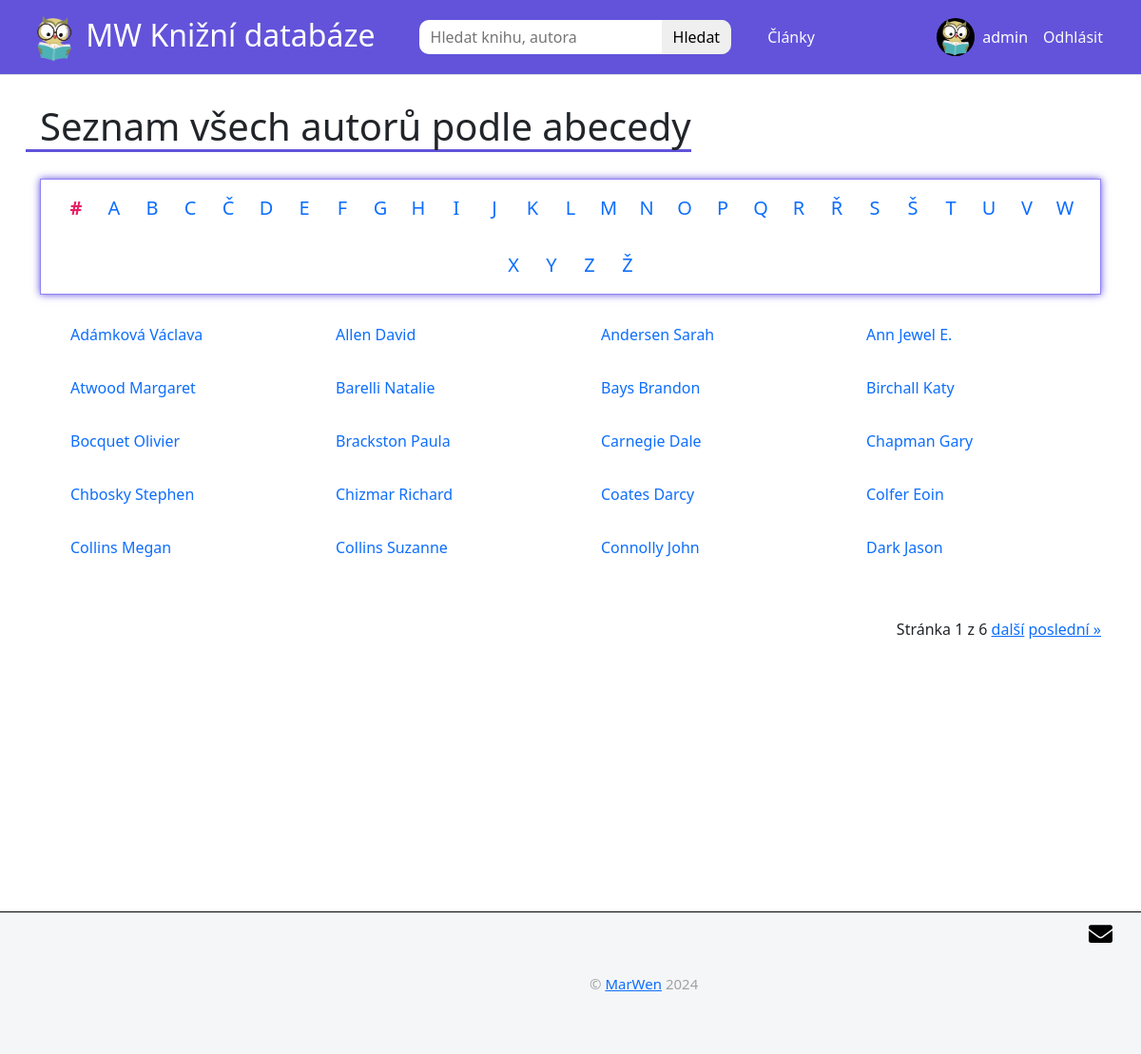
/vsichni-autori/ (signed in), run on the app's committed database.
### members/models.py (models this page shows, shortened)
class Profile(models.Model):
    user = models.OneToOneField(User, null=True, on_delete=models.CASCADE)
    bio = models.TextField(null=True)
    profile_pic = models.ImageField(null=True, blank=True, upload_to="images/profile")
    slug = models.SlugField(null=True, blank=True)

### knihy/models.py (models this page shows, shortened)
class Author(models.Model):
    first_name = models.CharField(max_length=50, default="")
    last_name = models.CharField(max_length=50, null=True, blank=True)
    slug = models.SlugField(max_length=50, null=True, blank=True)
    class Meta:
        ordering = ["last_name"]

### knihy/views.py (the view)
# urls.py: path("vsichni-autori/", AllAuthorsView.as_view(), name="vsichni-autori"),
class AllAuthorsView(ListView):
    model = Author
    template_name = "vsichni-autori.html"
    paginate_by = 20
    def get_queryset(self):
        return Author.objects.order_by("last_name")
    def get_context_data(self, **kwargs):
        context = super().get_context_data(**kwargs)
        all_authors = self.get_queryset()
        paginator = Paginator(all_authors, self.paginate_by)
        page = self.request.GET.get('page')
        try:
            context["all_authors"] = paginator.page(page)
        except PageNotAnInteger:
            context["all_authors"] = paginator.page(1)
        except EmptyPage:
            context["all_authors"] = paginator.page(paginator.num_pages)
        return context

### knihy/templates/vsichni-autori.html (shortened to what this page needs)
{% extends "base.html" %}
{% block content %}
<h1>Seznam všech autorů podle abecedy</h1>
<div class="abeceda-autoru">
    <ul>
        <li>
            <a href="{% url 'vsichni-autori' %}" class="active">#</a>
        </li>
        {% for char in 'ABCČDEFGHIJKLMNOPQRŘSŠTUVWXYZŽ' %}
        <li>
            <a href="{% url 'vsichni-autori-abecedne' char %}">{{ char }}</a>
        </li>
        {% endfor %}
    </ul>
</div>
<div class="abc-authors">
    {% for author in all_authors %}
    <ul>
        <li>
            <a href="{% url 'detail-autora' author.slug %}">
                <p>{{ author.last_name }} {{ author.first_name }}</p>
            </a>
        </li>
    </ul>
    {% endfor %}
</div>
<div class="pagination">
    <span class="step-links">
        <span class="current">
            Stránka {{ all_authors.number }} z {{ all_authors.paginator.num_pages }}
        </span>
        {% if all_authors.has_next %}
            <a href="?page={{ all_authors.next_page_number }}">další</a>
            <a href="?page={{ all_authors.paginator.num_pages }}">poslední &raquo;</a>
        {% endif %}
    </span>
</div>
{% endblock %}

### databaze_eknih/templates/base.html (shortened to what this page needs)
{% load static %}
<!doctype html>
<html lang="cs">
    <head>
        <link rel="stylesheet" href="https://cdnjs.cloudflare.com/ajax/libs/font-awesome/5.15.4/css/all.min.css">
        <link rel="stylesheet" href="{% static 'css/style.css' %}">
        <link href="https://cdn.jsdelivr.net/npm/bootstrap@5.3.2/dist/css/bootstrap.min.css" rel="stylesheet">
    </head>
    <body>
        <nav class="navbar border-bottom border-body navbar-expand-lg">
            <div class="container-fluid">
                <a class="navbar-brand text-white fs-2" href="{% url "home" %}">
                    <img class="logo" src="../../static/images/logo.webp"> MW Knižní databáze
                </a>
                <div class="collapse navbar-collapse" id="navbarSupportedContent">
                    <ul class="navbar-nav mb-lg-0">
                        <li class="nav-item">
                            <form class="d-flex" role="search" action="{% url 'vysledky-hledani' %}" method="get">
                                <input class="control" type="type" placeholder="Hledat knihu, autora" aria-label="Search" name="q">
                                <button class="search" type="submit">Hledat</button>
                            </form>
                        </li>
                    </ul>
                    <ul class="navbar-nav mb-2 mb-lg-0">
                        <li class="nav-item">
                            <a class="nav-link text-light" href="{% url "clanky" %}">Články</a>
                        </li>
                    </ul>
                    {% if user.is_authenticated %}
                    <ul class="navbar-nav ms-auto mb-2 mb-lg-0">
                        <li class="nav-item avatar">
                            <img src="../../media/{{ user.profile.profile_pic }}" alt="avatar">
                        </li>
                        <li class="nav-item">
                            <a href="{% url 'profil' user.profile.slug  %}" class="nav-link">{{ user.username }}</a>
                        </li>
                        <li class="nav-item">
                            <form method="post" action="{% url 'logout' %}">
                                <button type="submit" class="nav-link text-light">Odhlásit</button>
                            </form>
                        </li>
                    </ul>
                    {% endif %}
                </div>
            </div>
        </nav>
        <div class="container">
            {% block content %}
            {% endblock %}
        </div>
        <footer id="footer">
            <p class="copyright">&copy; <a href="https://mar6wen8.github.io/MarWen/">MarWen</a> 2024</p>
            <div>
                <a href="mailto:mar6wen8@gmail.com" target="_blank" aria-label="e-mail"><i class="fa fa-envelope"></i></a>
            </div>
        </footer>
    </body>
</html>

### static/css/style.css (style rules this page uses)
body { cursor: default; }
.container { display: flex; flex-wrap: wrap; align-content: flex-start; margin-bottom: 50px; min-height: 100vh; margin-top: 30px; }
.logo { width: 50px; }
form { width: 50%; }
.navbar { background: #6253da; }
.d-flex { margin: 0 30px; width: auto; }
.nav-item a { color: #ffffff; }
.nav-item img, .avatar { height: 40px; width: 40px; }
.nav-item img { border-radius: 50%; position: absolute; }
.avatar { margin: auto; }
.search { --bs-btn-padding-x: 0.75rem; --bs-btn-padding-y: 0.375rem; --bs-btn-border-radius: var(--bs-border-radius); padding: var(--bs-btn-padding-y) var(--bs-btn-padding-x); cursor: pointer; -webkit-user-select: none; -moz-user-select: none; user-select: none; border: 0px solid black; border-radius: 0 10px 10px 0; transition: color .15s ease-in-out,background-color .15s ease-in-out,border-color .15s ease-in-out,box-shadow .15s ease-in-out; }
form .control { display: block; width: 100%; padding: 0.375rem 0.75rem; font-size: 1rem; font-weight: 400; line-height: 1.5; color: var(--bs-body-color); -webkit-appearance: none; -moz-appearance: none; appearance: none; background-color: var(--bs-body-bg); background-clip: padding-box; border: none; border-radius: 10px 0 0 10px; transition: border-color .15s ease-in-out,box-shadow .15s ease-in-out; }
.ms-auto { margin-right: 20px; }
ul { padding: 0; }
.active { color: rgb(233, 30, 99)!important; font-weight: bold; }
h1::after { content: ""; display: block; height: 3px; background: #6253da; margin-left: -15px; }
.ten-books a, .ten-authors a, .genre a, .zanr a, .abc-authors a, .abeceda-autoru a, .vysl-autoru a, .vysl-knih a { text-decoration: none; }
.abeceda-autoru { display: flex; flex-wrap: wrap; width: 100%; justify-content: center; font-size: 20px; margin-top: 20px; border: 1px solid #8f82f6; box-shadow: 0 0 8px #6253da; }
.abeceda-autoru ul { display: flex; flex-wrap: wrap; justify-content: center; padding-left: 0rem; margin-bottom: 0rem; }
.abeceda-autoru li { display: flex; align-content: center; flex-wrap: wrap; justify-content: center; list-style-type: none; width: 40px; line-height: 40px; }
.abeceda-autoru a { padding: 10px; }
.abc-authors { display: grid; grid-template-columns: 1fr 1fr 1fr 1fr; width: 100%; margin: 30px auto; }
.abc-authors ul { list-style: none; }
.pagination { width: 100%; justify-content: flex-end; }
footer { display: flex; padding: 10px; justify-content: space-between; background-color: #f5f6f7; z-index: 10; position: relative; height: 150px; border-top: 1px solid black; }
#footer .copyright { color: #9fa3a6; font-size: 15px; margin: auto 20px; left: 50%; position: relative; }
.fa { font-family: "Font Awesome 5 Free" }
.fab, .fa { margin: 0 20px; font-size: 25px; color: #000000; font-weight: 900; font-style: normal; display: inline-block; }
.fa-envelope:before { content: "\f0e0" }
@media (min-width: 1200px) { .fs-2 { margin-left: 20px; } }

### data on the page
Author: last_name "Adámková", first_name "Václava"
Author: last_name "Allen", first_name "David"
Author: last_name "Andersen", first_name "Sarah"
Author: last_name "Ann", first_name "Jewel E."
Author: last_name "Atwood", first_name "Margaret"
Author: last_name "Barelli", first_name "Natalie"
Author: last_name "Bays", first_name "Brandon"
Author: last_name "Birchall", first_name "Katy"
Author: last_name "Bocquet", first_name "Olivier"
Author: last_name "Brackston", first_name "Paula"
Author: last_name "Carnegie", first_name "Dale"
Author: last_name "Chapman", first_name "Gary"
Author: last_name "Chbosky", first_name "Stephen"
Author: last_name "Chizmar", first_name "Richard"
Author: last_name "Coates", first_name "Darcy"
Author: last_name "Colfer", first_name "Eoin"
Author: last_name "Collins", first_name "Megan"
Author: last_name "Collins", first_name "Suzanne"
Author: last_name "Connolly", first_name "John"
Author: last_name "Dark", first_name "Jason"

### other printed values
{{ user.username }} "admin"
{{ char }} "A" "B" "C" "Č" "D" "E" "F" "G" "H" "I" "J" "K" "L" "M" "N" "O" "P" "Q" "R" "Ř" "S" "Š" "T" "U" "V" "W" "X" "Y" "Z" "Ž"
{{ all_authors.number }} "1"
{{ all_authors.paginator.num_pages }} "6"
